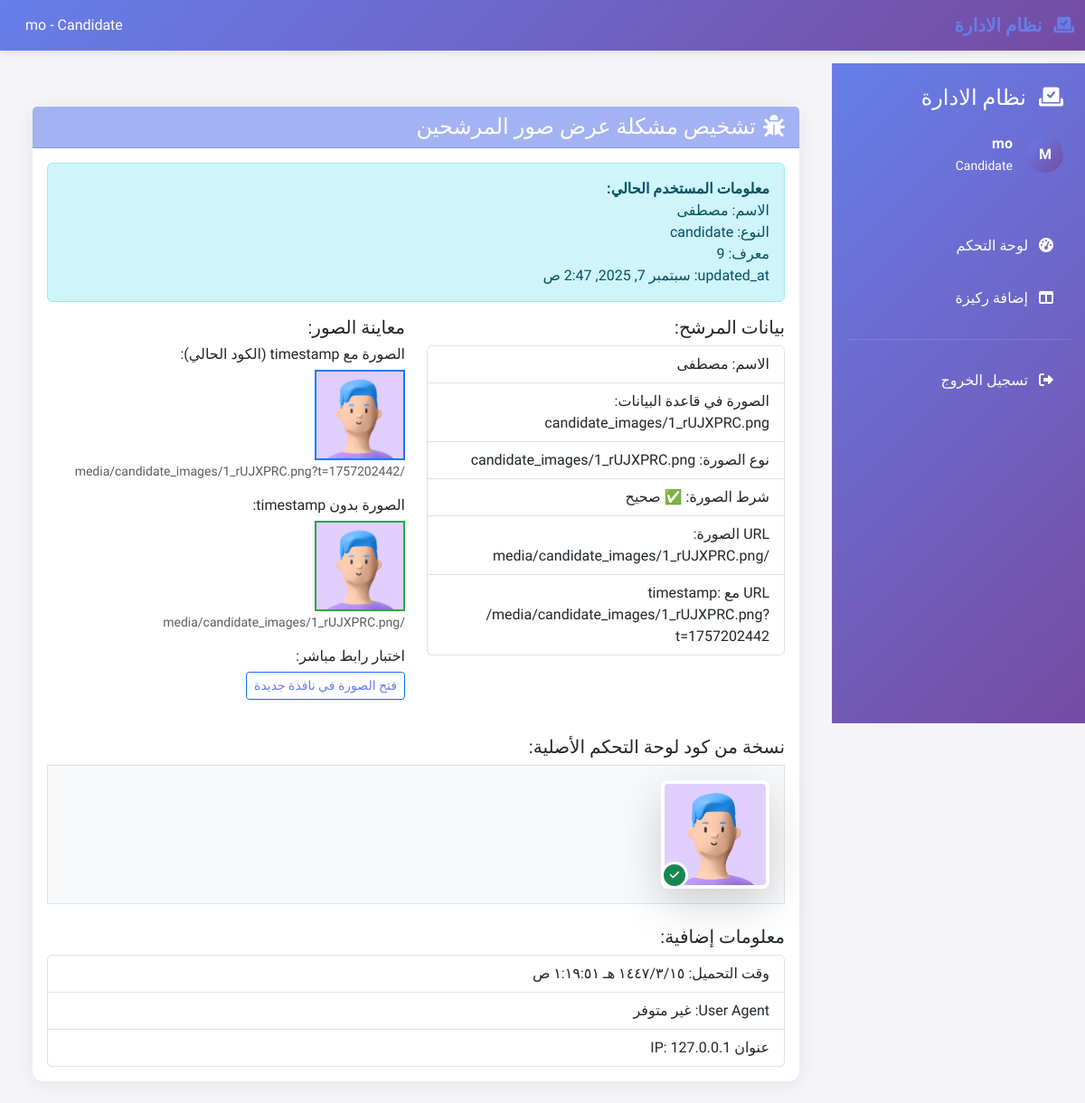
Page /debug-images/ (signed in) on the committed database.
### elections/models.py (models this page shows, shortened)
class CustomUser(AbstractUser):
    USER_TYPES = (
        ('admin', 'إدارة'),
        ('entity', 'كيان'),
        ('candidate', 'مرشح'),
        ('pillar', 'ركيزة'),
    )
    user_type = models.CharField(max_length=20, choices=USER_TYPES, default='pillar')
    full_name = models.CharField(max_length=200, verbose_name='الاسم الكامل')
    phone_number = models.CharField(max_length=15, verbose_name='رقم الهاتف', blank=True)
    created_at = models.DateTimeField(default=timezone.now, verbose_name='تاريخ الإنشاء')
    updated_at = models.DateTimeField(auto_now=True, verbose_name='تاريخ التحديث')
    class Meta:
        verbose_name = 'مستخدم'
        verbose_name_plural = 'المستخدمون'

class Candidate(models.Model):
    user = models.OneToOneField(CustomUser, on_delete=models.CASCADE, related_name='candidate_profile')
    entity = models.ForeignKey(Entity, on_delete=models.CASCADE, related_name='candidates', verbose_name='الكيان')
    profile_image = models.ImageField(upload_to='candidate_images/', verbose_name='الصورة الشخصية', blank=True)
    class Meta:
        verbose_name = 'مرشح'
        verbose_name_plural = 'المرشحون'

### elections/views.py (the view)
# urls.py: path('debug-images/', views.debug_images, name='debug_images'),
@login_required
def debug_images(request):
    context = {
        'page_title': 'تشخيص مشكلة الصور'
    }
    return render(request, 'elections/debug_images.html', context)

### elections/context_processors.py (called while the page is built, shortened)
def appearance_settings(request):
    settings = AppearanceSettings.get_active_settings()
    if settings:
        return {
            'appearance_settings': {
                'primary_color': settings.primary_color,
                'secondary_color': settings.secondary_color,
                'button_text_color': settings.button_text_color,
                'card_title_color': settings.card_title_color,
            }
        }

### elections/models.py (called while the page is built)
    @classmethod
    def get_active_settings(cls):
        return cls.objects.filter(is_active=True).first()

### elections/templates/elections/debug_images.html (shortened to what this page needs)
{% extends 'elections/base.html' %}
{% block content %}
<div class="container mt-4">
    <div class="row">
        <div class="col-12">
            <div class="card">
                <div class="card-header bg-warning text-dark">
                    <h4 class="mb-0"><i class="fas fa-bug me-2"></i>تشخيص مشكلة عرض صور المرشحين</h4>
                </div>
                <div class="card-body">
                    <div class="alert alert-info">
                        <strong>معلومات المستخدم الحالي:</strong><br>
                        الاسم: {{ request.user.full_name }}<br>
                        النوع: {{ request.user.user_type }}<br>
                        معرف: {{ request.user.id }}<br>
                        updated_at: {{ request.user.updated_at }}
                    </div>
                    {% if request.user.user_type == 'candidate' %}
                        {% with candidate=request.user.candidate_profile %}
                        <div class="row">
                            <div class="col-md-6">
                                <h5>بيانات المرشح:</h5>
                                <ul class="list-group">
                                    <li class="list-group-item">الاسم: {{ candidate.user.full_name }}</li>
                                    <li class="list-group-item">الصورة في قاعدة البيانات: {{ candidate.profile_image }}</li>
                                    <li class="list-group-item">نوع الصورة: {{ candidate.profile_image|default:'لا توجد' }}</li>
                                    <li class="list-group-item">شرط الصورة: {% if candidate.profile_image %}✅ صحيح{% else %}❌ خاطئ{% endif %}</li>
                                    {% if candidate.profile_image %}
                                    <li class="list-group-item">URL الصورة: {{ candidate.profile_image.url }}</li>
                                    <li class="list-group-item">URL مع timestamp: {{ candidate.profile_image.url }}?t={{ candidate.user.updated_at|date:'U' }}</li>
                                    {% endif %}
                                </ul>
                            </div>
                            <div class="col-md-6">
                                <h5>معاينة الصور:</h5>
                                <div class="mb-3">
                                    <h6>الصورة مع timestamp (الكود الحالي):</h6>
                                    {% if candidate.profile_image %}
                                        <img src="{{ candidate.profile_image.url }}?t={{ candidate.user.updated_at|date:'U' }}"
                                             alt="{{ candidate.user.full_name }}"
                                             style="width: 100px; height: 100px; object-fit: cover; border: 2px solid #007bff;"
                                             onerror="this.style.border='2px solid red'; this.alt='خطأ في تحميل الصورة';">
                                        <br><small class="text-muted">{{ candidate.profile_image.url }}?t={{ candidate.user.updated_at|date:'U' }}</small>
                                    {% else %}
                                        <div style="width: 100px; height: 100px; background: #ccc; display: flex; align-items: center; justify-content: center; border: 2px solid #6c757d;">
                                            <i class="fas fa-user"></i>
                                        </div>
                                        <br><small class="text-muted">لا توجد صورة</small>
                                    {% endif %}
                                </div>
                                <div class="mb-3">
                                    <h6>الصورة بدون timestamp:</h6>
                                    {% if candidate.profile_image %}
                                        <img src="{{ candidate.profile_image.url }}"
                                             alt="{{ candidate.user.full_name }}"
                                             style="width: 100px; height: 100px; object-fit: cover; border: 2px solid #28a745;"
                                             onerror="this.style.border='2px solid red'; this.alt='خطأ في تحميل الصورة';">
                                        <br><small class="text-muted">{{ candidate.profile_image.url }}</small>
                                    {% else %}
                                        <div style="width: 100px; height: 100px; background: #ccc; display: flex; align-items: center; justify-content: center; border: 2px solid #6c757d;">
                                            <i class="fas fa-user"></i>
                                        </div>
                                        <br><small class="text-muted">لا توجد صورة</small>
                                    {% endif %}
                                </div>
                                <div class="mb-3">
                                    <h6>اختبار رابط مباشر:</h6>
                                    {% if candidate.profile_image %}
                                        <a href="{{ candidate.profile_image.url }}" target="_blank" class="btn btn-sm btn-outline-primary">
                                            فتح الصورة في نافذة جديدة
                                        </a>
                                    {% endif %}
                                </div>
                            </div>
                        </div>
                        <div class="mt-4">
                            <h5>نسخة من كود لوحة التحكم الأصلية:</h5>
                            <div class="border p-3 bg-light">
                                {% if candidate.profile_image %}
                                    <div class="candidate-image-wrapper position-relative d-inline-block">
                                        <img src="{{ candidate.profile_image.url }}?t={{ candidate.user.updated_at|date:'U' }}" alt="{{ candidate.user.full_name }}"
                                             class="candidate-profile-image rounded-3 shadow-lg"
                                             style="width: 120px; height: 120px; object-fit: cover; border: 4px solid #fff; transition: all 0.3s ease;">
                                        <div class="candidate-badge position-absolute bottom-0 end-0 bg-success rounded-circle d-flex align-items-center justify-content-center"
                                             style="width: 30px; height: 30px; border: 3px solid #fff;">
                                            <i class="fas fa-check text-white" style="font-size: 12px;"></i>
                                        </div>
                                    </div>
                                {% endif %}
                            </div>
                        </div>
                        {% endwith %}
                    {% else %}
                        <div class="alert alert-warning">
                            هذه الصفحة مخصصة للمرشحين فقط. يرجى تسجيل الدخول كمرشح لرؤية التشخيص.
                        </div>
                    {% endif %}
                    <div class="mt-4">
                        <h5>معلومات إضافية:</h5>
                        <ul class="list-group">
                            <li class="list-group-item">وقت التحميل: <span id="loadTime"></span></li>
                            <li class="list-group-item">User Agent: {{ request.META.HTTP_USER_AGENT|default:'غير متوفر' }}</li>
                            <li class="list-group-item">عنوان IP: {{ request.META.REMOTE_ADDR|default:'غير متوفر' }}</li>
                        </ul>
                    </div>
                </div>
            </div>
        </div>
    </div>
</div>
{% endblock %}

### elections/templates/elections/base.html (shortened to what this page needs)
<!DOCTYPE html>
<html lang="ar" dir="rtl">
<head>
    <link href="https://cdn.jsdelivr.net/npm/bootstrap@5.3.0/dist/css/bootstrap.rtl.min.css" rel="stylesheet">
    <link href="https://cdnjs.cloudflare.com/ajax/libs/font-awesome/6.0.0/css/all.min.css" rel="stylesheet">
    {% load static %}
    <link href="{% static 'elections/css/dynamic-theme.css' %}" rel="stylesheet">
</head>
<body>
    {% if user.is_authenticated %}
    <nav class="navbar navbar-expand-lg top-navbar fixed-top">
        <div class="container-fluid">
            <a class="navbar-brand text-white" href="#">
                <i class="fas fa-vote-yea me-2"></i>
                نظام الادارة
            </a>
            <div class="d-flex align-items-center">
                 <span class="text-white me-3 d-none d-sm-inline">
                     {{ user.get_full_name|default:user.username }} - {{ user.user_type|capfirst }}
                 </span>
             </div>
        </div>
    </nav>
    <div class="sidebar d-lg-block" id="sidebar">
        <div class="p-4">
            <h4 class="mb-4 d-none d-lg-block" style="color: var(--button-text-color, white);">
                <i class="fas fa-vote-yea me-2"></i>
                نظام الادارة
            </h4>
            <div class="user-info mb-4">
                 <div class="d-flex align-items-center">
                     <div class="user-avatar me-3">
                         {{ user.get_full_name|default:user.username|first|upper }}
                     </div>
                     <div>
                         <div class="fw-bold" style="color: var(--button-text-color, white);">{{ user.get_full_name|default:user.username }}</div>
                         <small style="color: var(--button-text-color, rgba(255,255,255,0.7));">{{ user.user_type|capfirst }}</small>
                     </div>
                 </div>
             </div>
        </div>
        <nav class="nav flex-column">
             {% if user.user_type == 'entity' %}
                 <a class="nav-link" href="{% url 'elections:entity_dashboard' %}">
                     <i class="fas fa-tachometer-alt me-2"></i> لوحة التحكم
                 </a>
                 <a class="nav-link" href="{% url 'elections:add_candidate' %}">
                     <i class="fas fa-user-tie me-2"></i> إضافة مرشح
                 </a>
                 <a class="nav-link" href="{% url 'elections:add_voters_to_entity' %}">
                     <i class="fas fa-user-plus me-2"></i> إضافة ناخبين
                 </a>
             {% elif user.user_type == 'candidate' %}
                 <a class="nav-link" href="{% url 'elections:candidate_dashboard' %}">
                     <i class="fas fa-tachometer-alt me-2"></i> لوحة التحكم
                 </a>
                 <a class="nav-link" href="{% url 'elections:add_pillar' %}">
                     <i class="fas fa-columns me-2"></i> إضافة ركيزة
                 </a>
             {% endif %}
             <hr class="text-white-50 mx-3">
             <a class="nav-link" href="{% url 'elections:logout' %}">
                 <i class="fas fa-sign-out-alt me-2"></i> تسجيل الخروج
             </a>
         </nav>
    </div>
    <div class="main-content">
        <div class="container-fluid p-4">
            {% block content %}{% endblock %}
        </div>
    </div>
    {% else %}
        {% block login_content %}{% endblock %}
    {% endif %}
</body>
</html>

### elections/static/elections/css/dynamic-theme.css (style rules this page uses)
:root { --primary-color: #007bff; --secondary-color: #6c757d; --card-title-color: #212529; --primary-light: color-mix(in srgb, var(--primary-color) 80%, white); --primary-lighter: color-mix(in srgb, var(--primary-color) 60%, white); --primary-dark: color-mix(in srgb, var(--primary-color) 80%, black); --primary-darker: color-mix(in srgb, var(--primary-color) 60%, black); --secondary-light: color-mix(in srgb, var(--secondary-color) 80%, white); --secondary-lighter: color-mix(in srgb, var(--secondary-color) 60%, white); --secondary-dark: color-mix(in srgb, var(--secondary-color) 80%, black); --secondary-darker: color-mix(in srgb, var(--secondary-color) 60%, black); --accent-color: color-mix(in srgb, var(--primary-color) 70%, var(--secondary-color) 30%); --success-color: #28a745; --warning-color: #ffc107; --danger-color: #dc3545; --info-color: var(--primary-color); }
a { color: var(--primary-color) !important; }
.sidebar .nav-link { color: var(--button-text-color, rgba(255,255,255,0.9)) !important; }
.navbar-brand { color: var(--primary-color) !important; }
.top-navbar { background: linear-gradient(135deg, var(--primary-color), var(--secondary-color)) !important; }
.card-header { background-color: var(--primary-lighter) !important; border-bottom-color: var(--primary-light) !important; color: var(--card-title-color) !important; }
.sidebar { background: linear-gradient(135deg, var(--primary-color), var(--secondary-color)) !important; }

### elections/templates/elections/base.html (style rules this page uses)
body { font-family: 'Cairo', sans-serif; background-color: #f5f5f9; }
.navbar-brand { font-weight: 700; color: var(--primary-color) !important; }
.top-navbar { background: linear-gradient(135deg, var(--primary-color), var(--secondary-color)) !important; box-shadow: 0 2px 10px rgba(0,0,0,0.1); z-index: 1030; }
.sidebar { background: linear-gradient(135deg, var(--primary-color), var(--secondary-color)) !important; position: fixed; top: 0; right: -300px; width: 300px; height: 100vh; box-shadow: -5px 0 15px rgba(0,0,0,0.1); transition: right 0.3s ease; z-index: 1040; overflow-y: auto; }
.sidebar .nav-link { color: var(--button-text-color, rgba(255,255,255,0.9)); padding: 12px 20px; margin: 5px 15px; border-radius: 8px; transition: all 0.3s ease; text-decoration: none; }
.main-content { background-color: #f5f5f9; min-height: calc(100vh - 70px); margin-top: 70px; transition: margin-right 0.3s ease; }
@media (min-width: 992px) { .sidebar { position: fixed; top: 70px; right: 0; width: 280px; height: calc(100vh - 70px); box-shadow: none; border-left: 1px solid rgba(255,255,255,0.1); transform: none; } }
@media (min-width: 992px) { .main-content { margin-right: 280px; margin-top: 70px; } }
.card { border: none; border-radius: 12px; box-shadow: 0 2px 20px rgba(0,0,0,0.08); transition: transform 0.3s ease; }
.user-avatar { width: 40px; height: 40px; border-radius: 50%; background: linear-gradient(135deg, var(--primary-color), var(--secondary-color)); display: flex; align-items: center; justify-content: center; color: white; font-weight: 600; }

### rows in the picture
CustomUser: get_full_name "mo", user_type "Candidate", get_full_name|first "M", user.full_name "مصطفى", user.user_type "candidate", user.id "9", user.updated_at "سبتمبر 7, 2025, 2:47 ص"
Candidate: user.full_name "مصطفى", profile_image "candidate_images/1_rUJXPRC.png", profile_image "/media/candidate_images/1_rUJXPRC.png", user.updated_at "1757202442", profile_image (picture)

### other values in the picture
{{ request.META.HTTP_USER_AGENT|default:'غير متوفر' }} "غير متوفر"
{{ request.META.REMOTE_ADDR|default:'غير متوفر' }} "127.0.0.1"
